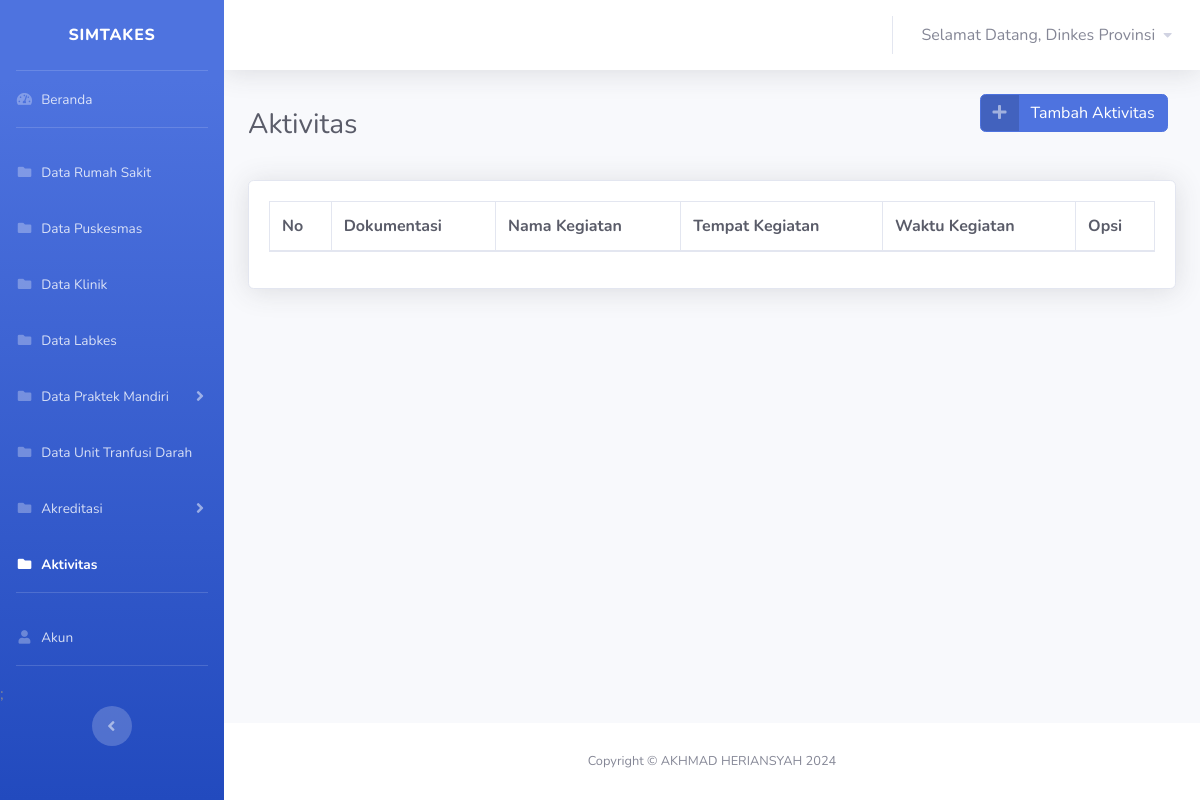
Before: /views/dinkes/aktivitas/aktivitas.php (signed in) with the older database file.
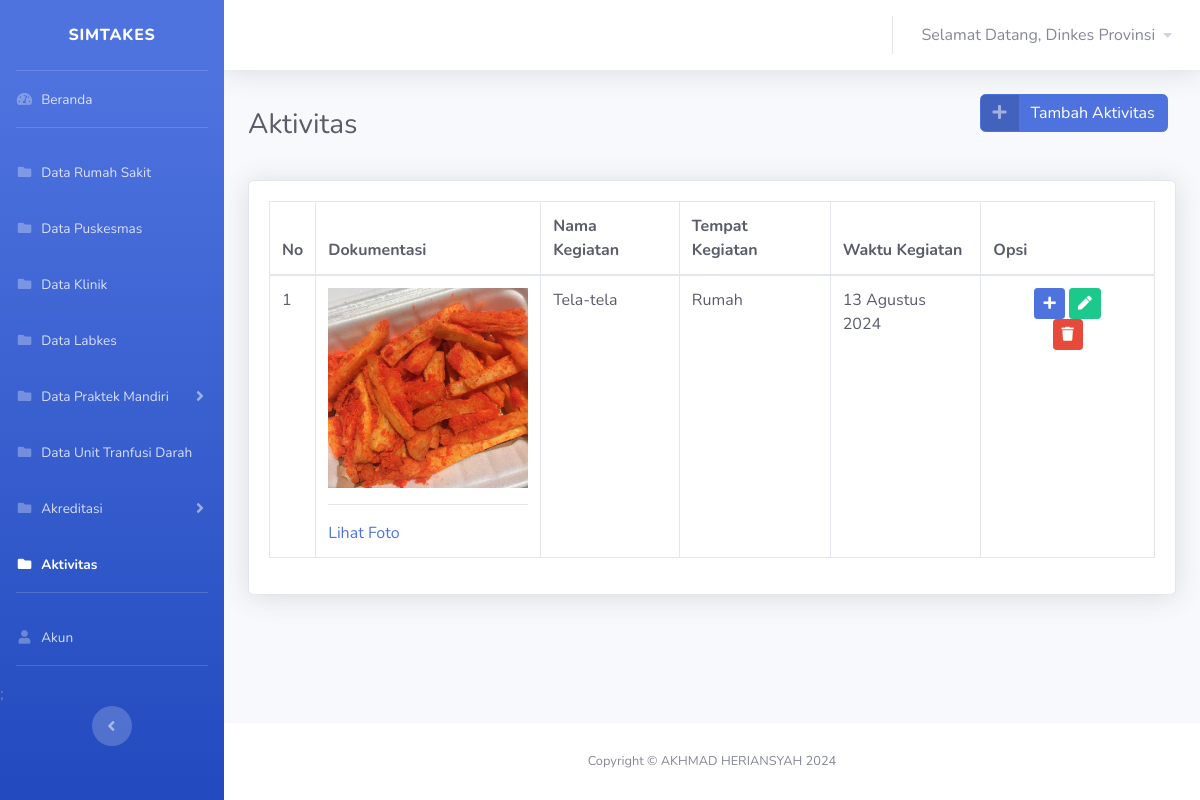
After: the same page with the newer database file.
### tables this page shows
CREATE TABLE `user` (
  `id_user` int(11) NOT NULL,
  `username` varchar(30) NOT NULL,
  `nama` varchar(100) NOT NULL,
  `password` varchar(30) NOT NULL,
  `id_role` int(11) NOT NULL
);

CREATE TABLE `aktivitas` (
  `id_aktivitas` int(11) NOT NULL,
  `dokumentasi` varchar(100) DEFAULT NULL,
  `nama` varchar(100) NOT NULL,
  `tempat` varchar(50) NOT NULL,
  `waktu` varchar(50) NOT NULL
);

### koneksi.php (called while the page is built, shortened)
<?php
$koneksi = mysqli_connect("localhost", "root", "", "simtakes") or die(mysqli_error($koneksi));
$username = $_SESSION['username'];
$id_role = $_SESSION['id_role'];
function query($query)
{
    global $koneksi;
    $result = mysqli_query($koneksi, $query);
    $rows = [];
    while ($row = mysqli_fetch_assoc($result)) {
        $rows[] = $row;
    }
    return $rows;
}
?>

### views/dinkes/aktivitas/aktivitas.php (the view, shortened to what this page needs)
<?php
require '../../../koneksi.php';
$klinik = query("SELECT * FROM aktivitas ");
?>
<!DOCTYPE html>
<html lang="en">
<head>
    <link href="../../../vendor/fontawesome-free/css/all.min.css" rel="stylesheet" type="text/css">
    <link href="../../../css/sb-admin-2.min.css" rel="stylesheet">
    <link href="../../../vendor/datatables/dataTables.bootstrap4.min.css" rel="stylesheet">
</head>
<body id="page-top">
    <div id="wrapper">
        <?php
        require '../template/sidebar.php';
        ?>
        <div id="content-wrapper" class="d-flex flex-column">
            <div id="content">
                <nav class="navbar navbar-expand navbar-light bg-white topbar mb-4 static-top shadow">
                    <?php
                    require '../template/navbar.php';
                    ?>
                </nav>
                <div class="container-fluid">
                    <div class="d-sm-flex align-items-center justify-content-between mb-4">
                        <h1 class="h3 mb-0 text-gray-800">Aktivitas</h1>
                        <?php
                        if ($id_role == '2') {
                            echo '
                        <div class="d-sm-flex align-items-center justify-content-between mb-4">
                            <a href="aktivitas-tambah.php" class="btn btn-primary btn-icon-split">
                                            <span class="icon text-white-50">
                                                <i class="fas fa-plus"></i>
                                            </span>
                                            <span class="text">Tambah Aktivitas</span>
                            </a>&nbsp;&nbsp;
                            </div>';
                        }
                        ?>
                    </div>
                        <div class="card shadow mb-4">
                            <div class="card-body">
                                <div class="table-responsive">
                                    <table class="table table-bordered text-dark" id="dataTable" width="100%" cellspacing="0">
                                        <thead>
                                            <tr>
                                            <th>No</th>
                                            <th>Dokumentasi
                                            </th>
                                            <th>Nama Kegiatan</th>
                                            <th>Tempat Kegiatan</th>
                                            <th>Waktu Kegiatan</th>
                                            <th>Opsi</th>
                                            </tr>
                                        </thead>
                                        <tbody>
                                            <?php $no = 1;
                                            ?>
                                            <?php foreach ($klinik as $aktivitas) : ?>
                                            <tr>
                                                <td><?= $no++ ?></td>
                                                <td><img src='../../../img/<?php echo $aktivitas['dokumentasi'];?>' width='auto' height='200px' >
                                                <hr><a href='../../../img/<?php echo $aktivitas['dokumentasi'];?>' target="_blank">Lihat Foto</a></td>
                                                <td><?= $aktivitas['nama'] ?></td>
                                                <td><?= $aktivitas['tempat'] ?></td>
                                                <td><?= $aktivitas['waktu'] ?></td>
                                                <td>
                                                <div class="container text-center">
                                                    <a href="aktivitas_absen.php?id_aktivitas=<?= $aktivitas['id_aktivitas']; ?>"class="btn btn-primary btn-sm" data-toggle="tooltip" data-placement="top" title="Tambah Absen"><i class="fa fa-plus"></i></a>
                                                    <?php if ($id_role == 2) {
                                                   ?>
                                                    <a href="aktivitas-edit.php?id_aktivitas=<?= $aktivitas['id_aktivitas']; ?>"class="btn btn-success btn-sm"><i class="fa fa-pen"></i></a>
                                                    <a  href="hapusaktivitas.php?id_aktivitas=<?= $aktivitas['id_aktivitas']; ?>" class="btn btn-danger btn-sm" onclick="return confirm('Apakah anda yakin ingin menghapus data Aktivitas <?= $aktivitas['nama']; ?> ?');"><i class="fa fa-trash"></i></a> <?php }?> </td>
                                                </div>
                                            <?php endforeach ?>
                                        </tbody>
                                    </table>
                                </div>
                            </div>
                        </div>
                </div>
            </div>
            <?php
            require '../template/footer.php';
            ?>
        </div>
    </div>
</body>
</html>

### views/dinkes/template/sidebar.php (shortened to what this page needs)
<ul class="navbar-nav bg-gradient-primary sidebar sidebar-dark accordion" id="accordionSidebar">
<a class="sidebar-brand d-flex align-items-center justify-content-center" href="dashboard.php">
    <div class="sidebar-brand-text mx-3">SIMTAKES</div>
</a>
<?php
    if(isset($_SERVER['HTTPS']) && $_SERVER['HTTPS'] === 'on')
         $url = "https://";
    else
         $url = "http://";
    $url.= $_SERVER['HTTP_HOST'];
    $url.= $_SERVER['REQUEST_URI'];
    ?>
<hr class="sidebar-divider my-0">
<?php
    if (strpos($url, "dashboard") !== false) {
        ?>
        <li class="nav-item active">
        <a class="nav-link" href="">
            <?php
     } else {
        ?>
        <li class="nav-item ">
        <a class="nav-link " href="../dashboard/dashboard.php" >
        <?php
     }
  ?>
        <i class="fas fa-fw fa-tachometer-alt"></i>
        <span>Beranda</span></a>
</li>
<hr class="sidebar-divider">
<?php
    if (strpos($url, "rumahsakit/rumahsakit") !== false) {
        ?>
        <li class="nav-item active">
        <a class="nav-link" href="">
            <?php
     } else {
        ?>
        <li class="nav-item ">
        <a class="nav-link" href="../rumahsakit/rumahsakit.php">
        <?php
     }
  ?>
    <i class="fas fa-fw fa-folder"></i>
        <span>Data Rumah Sakit</span></a>
</li>
<?php
    if (strpos($url, "puskesmas/puskesmas") !== false) {
        ?>
        <li class="nav-item active">
        <a class="nav-link" href="">
            <?php
     } else {
        ?>
        <li class="nav-item ">
        <a class="nav-link " href="../puskesmas/puskesmas.php" >
        <?php
     }
  ?>
        <i class="fas fa-fw fa-folder"></i>
        <span>Data Puskesmas</span>
    </a>
</li>
    <?php
    if (preg_match("%klinik/klinik%", $url ) ) {
        ?>
        <li class="nav-item active">
        <a class="nav-link" href="">
            <?php
     } else {
        ?>
        <li class="nav-item ">
        <a class="nav-link" href="../klinik/klinik.php">
        <?php
     }
  ?>
        <i class="fas fa-fw fa-folder"></i>
        <span>Data Klinik</span>
    </a>
</li>
<?php
    if (strpos($url, "labkes/labkes") !== false) {
        ?>
        <li class="nav-item active">
        <a class="nav-link" href="">
            <?php
     } else {
        ?>
        <li class="nav-item ">
        <a class="nav-link " href="../labkes/labkes.php" >
        <?php
     }
  ?>
        <i class="fas fa-fw fa-folder"></i>
        <span>Data Labkes</span>
    </a>
</li>
<?php
    if (strpos($url, "praktekmandiri") !== false) {
        ?>
        <li class="nav-item active">
        <?php
        } else { ?>
        <li class="nav-item ">
        <?php
     }
  ?>
    <a class="nav-link collapsed" href="#" data-toggle="collapse" data-target="#collapsePages"
        aria-expanded="true" aria-controls="collapsePages">
        <i class="fas fa-fw fa-folder"></i>
        <span>Data Praktek Mandiri</span>
    </a>
</li>
<?php
    if (strpos($url, "transfusidarah/transfusidarah") !== false) {
        ?>
        <li class="nav-item active">
        <a class="nav-link" href="">
            <?php
     } else {
        ?>
        <li class="nav-item ">
        <a class="nav-link" href="../transfusidarah/transfusidarah.php">
        <?php
     }
  ?>
    <i class="fas fa-fw fa-folder"></i>
        <span>Data Unit Tranfusi Darah</span></a>
</li>
<?php
    if (strpos($url, "akreditasi") !== false) {
        ?>
        <li class="nav-item active">
        <?php
        } else { ?>
        <li class="nav-item ">
        <?php
     }
  ?>
   <a class="nav-link collapsed" href="#" data-toggle="collapse" data-target="#collapseAkreditasi"
   aria-expanded="true" aria-controls="collapseAkreditasi">
        <i class="fas fa-fw fa-folder"></i>
        <span>Akreditasi</span>
    </a>
</li>
<?php
    if (strpos($url, "aktivitas") !== false) {
        ?>
        <li class="nav-item active">
        <a class="nav-link" href="">
            <?php
     } else {
        ?>
        <li class="nav-item ">
        <a class="nav-link" href="../aktivitas/aktivitas.php">
        <?php
     }
  ?>
    <i class="fas fa-fw fa-folder"></i>
        <span>Aktivitas</span></a>
</li>
<hr class="sidebar-divider d-none d-md-block">
<?php
if ($id_role == 2) {
    echo $p  = '
    <li class="nav-item ">
    <a class="nav-link" href="../user/user.php">
    <i class="fas fa-fw fa-user"></i>
        <span>Akun</span></a>
</li>
<hr class="sidebar-divider d-none d-md-block">;';
}
?>
<div class="text-center d-none d-md-inline">
    <button class="rounded-circle border-0" id="sidebarToggle"></button>
</div>
</ul>

### views/dinkes/template/navbar.php (shortened to what this page needs)
<ul class="navbar-nav ml-auto">
                        <li class="nav-item dropdown no-arrow">
                            <a class="nav-link dropdown-toggle" href="#" id="userDropdown" role="button"
                                data-toggle="dropdown" aria-haspopup="true" aria-expanded="false">
                                <span class="mr-2 d-none d-lg-inline text-gray-600">Selamat Datang,
                                <?php $index = mysqli_query($koneksi,"SELECT nama from user where username='$username' AND id_role = '$id_role'");
                                $row = mysqli_fetch_array($index);
                                if ($row && $row["nama"] == !'') {
                                echo $row['nama'];
                                }else
                                {
                                echo "no class";
                                }
                                ?>
                                </span>
                                    <i class="fas fa-caret-down fa-sm"></i>
                            </a>
                        </li>
                    </ul>

### views/dinkes/template/footer.php
<footer class="sticky-footer bg-white">
                <div class="container my-auto">
                    <div class="copyright text-center my-auto">
                        <span>Copyright &copy; AKHMAD HERIANSYAH 2024</span>
                    </div>
                </div>
            </footer>

Changed rows visible on the page:
added aktivitas: dokumentasi (picture), nama "Tela-tela", tempat "Rumah", waktu "13 Agustus 2024"
